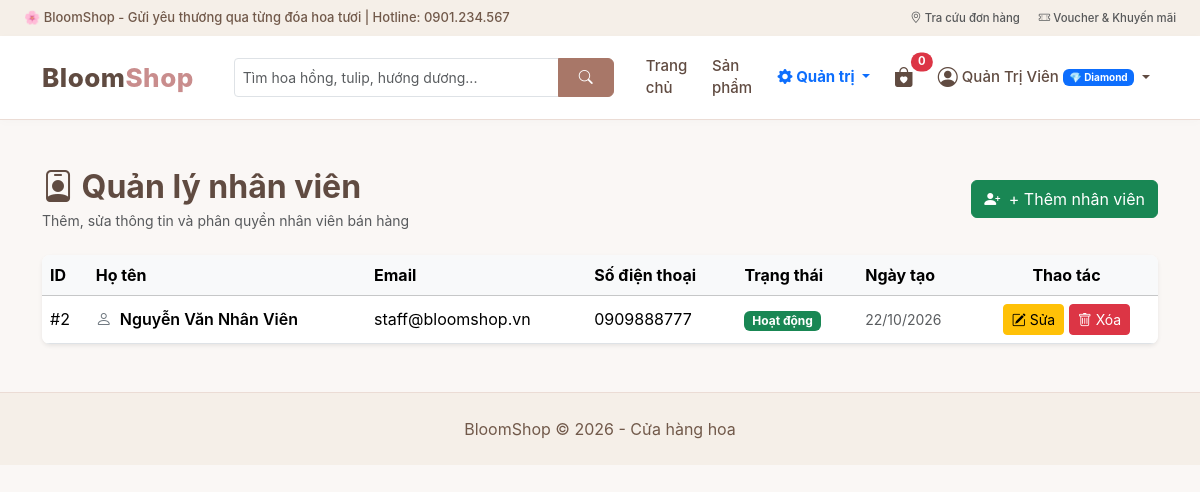
/controller/index.php?act=quanlynv (signed in), run on the app's committed database.
### tables this page shows
CREATE TABLE IF NOT EXISTS `users` (
  `id` INT AUTO_INCREMENT PRIMARY KEY,
  `name` VARCHAR(100) NOT NULL,
  `email` VARCHAR(100) NOT NULL UNIQUE,
  `password` VARCHAR(255) NOT NULL,
  `phone` VARCHAR(20) DEFAULT NULL,
  `address` VARCHAR(255) DEFAULT NULL,
  `role` ENUM('admin', 'staff', 'user') DEFAULT 'user',
  `status` TINYINT(1) DEFAULT 1 COMMENT '1: Hoạt động, 0: Bị khóa',
  `tier` ENUM('silver', 'gold', 'diamond') DEFAULT 'silver' COMMENT 'Hạng thành viên',
  `total_spent` DECIMAL(12,2) DEFAULT 0 COMMENT 'Tổng chi tiêu tích lũy',
  `created_at` DATETIME DEFAULT CURRENT_TIMESTAMP
);

### model/xl_database.php (called while the page is built, shortened)
<?php
class xl_data extends database
{
    public function readitem($sql, $params = [])
    {
        $conn = $this->connection_database();
        $stmt = $conn->prepare($sql);
        $stmt->execute($params);
        return $stmt->fetchAll(PDO::FETCH_ASSOC);
    }
}

### view/admin_nhanvien.php (the view, shortened to what this page needs)
<div class="container my-5">
    <div class="d-flex justify-content-between align-items-center mb-4 flex-wrap gap-2">
        <div>
            <h2 class="fw-bold mb-1" style="color: #604b41;">
                <i class="bi bi-person-badge"></i> Quản lý nhân viên
            </h2>
            <p class="text-muted small mb-0">Thêm, sửa thông tin và phân quyền nhân viên bán hàng</p>
        </div>
        <a href="index.php?act=themnv" class="btn btn-success">
            <i class="bi bi-person-plus-fill me-1"></i> + Thêm nhân viên
        </a>
    </div>
    <div class="card border-0 shadow-sm rounded-3 overflow-hidden bg-white">
        <div class="table-responsive">
            <table class="table table-hover align-middle mb-0">
                <thead class="table-light">
                    <tr>
                        <th>ID</th>
                        <th>Họ tên</th>
                        <th>Email</th>
                        <th>Số điện thoại</th>
                        <th>Trạng thái</th>
                        <th>Ngày tạo</th>
                        <th class="text-center">Thao tác</th>
                    </tr>
                </thead>
                <tbody>
                    <?php if (!empty($danhsach_nv)) { foreach ($danhsach_nv as $nv) { ?>
                        <tr>
                            <td>#<?= $nv['id'] ?></td>
                            <td class="fw-semibold">
                                <i class="bi bi-person text-secondary me-1"></i>
                                <?= htmlspecialchars($nv['name']) ?>
                            </td>
                            <td><?= htmlspecialchars($nv['email']) ?></td>
                            <td><?= htmlspecialchars($nv['phone'] ?? 'Chưa cập nhật') ?></td>
                            <td>
                                <?php if ($nv['status'] == 1) { ?>
                                    <span class="badge bg-success">Hoạt động</span>
                                <?php } else { ?>
                                    <span class="badge bg-danger">Bị khóa</span>
                                <?php } ?>
                            </td>
                            <td class="small text-muted"><?= date('d/m/Y', strtotime($nv['created_at'])) ?></td>
                            <td class="text-center">
                                <a href="index.php?act=suanv&id=<?= $nv['id'] ?>" class="btn btn-warning btn-sm" title="Sửa thông tin">
                                    <i class="bi bi-pencil-square"></i> Sửa
                                </a>
                                <form method="POST" action="index.php?act=xoanv" class="d-inline" onsubmit="return confirm('Bạn có chắc muốn xóa nhân viên này?')">
                                    <button type="submit" name="xoanv" class="btn btn-danger btn-sm" title="Xóa nhân viên">
                                        <i class="bi bi-trash"></i> Xóa
                                    </button>
                                </form>
                            </td>
                        </tr>
                    <?php }} else { ?>
                        <tr>
                            <td colspan="7" class="text-center py-4 text-muted">Chưa có nhân viên nào trong hệ thống.</td>
                        </tr>
                    <?php } ?>
                </tbody>
            </table>
        </div>
    </div>
</div>

### view/css/style.css (style rules this page uses)
:root { --bloom-primary: #a87768; --bloom-hover: #81594e; --bloom-dark: #604b41; --bloom-light: #faf7f5; --bloom-cream: #f5efe8; --bloom-accent: #c98d8d; --bloom-border: #ebdcd5; }
html { scroll-behavior: smooth; }
body { margin: 0; font-family: -apple-system, BlinkMacSystemFont, "Segoe UI", Roboto, "Helvetica Neue", Arial, sans-serif; background-color: var(--bloom-light); color: #4a3e3d; text-rendering: optimizeLegibility; -webkit-font-smoothing: antialiased; }
a { color: var(--bloom-primary); text-decoration: none; transition: color 0.2s ease; }
.table-responsive { -webkit-overflow-scrolling: touch; }

### data on the page
users: id "2", name "Nguyễn Văn Nhân Viên", email "staff@bloomshop.vn", phone "0909888777", status "Hoạt động", created_at "22/10/2026"

### other printed values
$cart_count "0"
$_SESSION['name'] "Quản Trị Viên"
